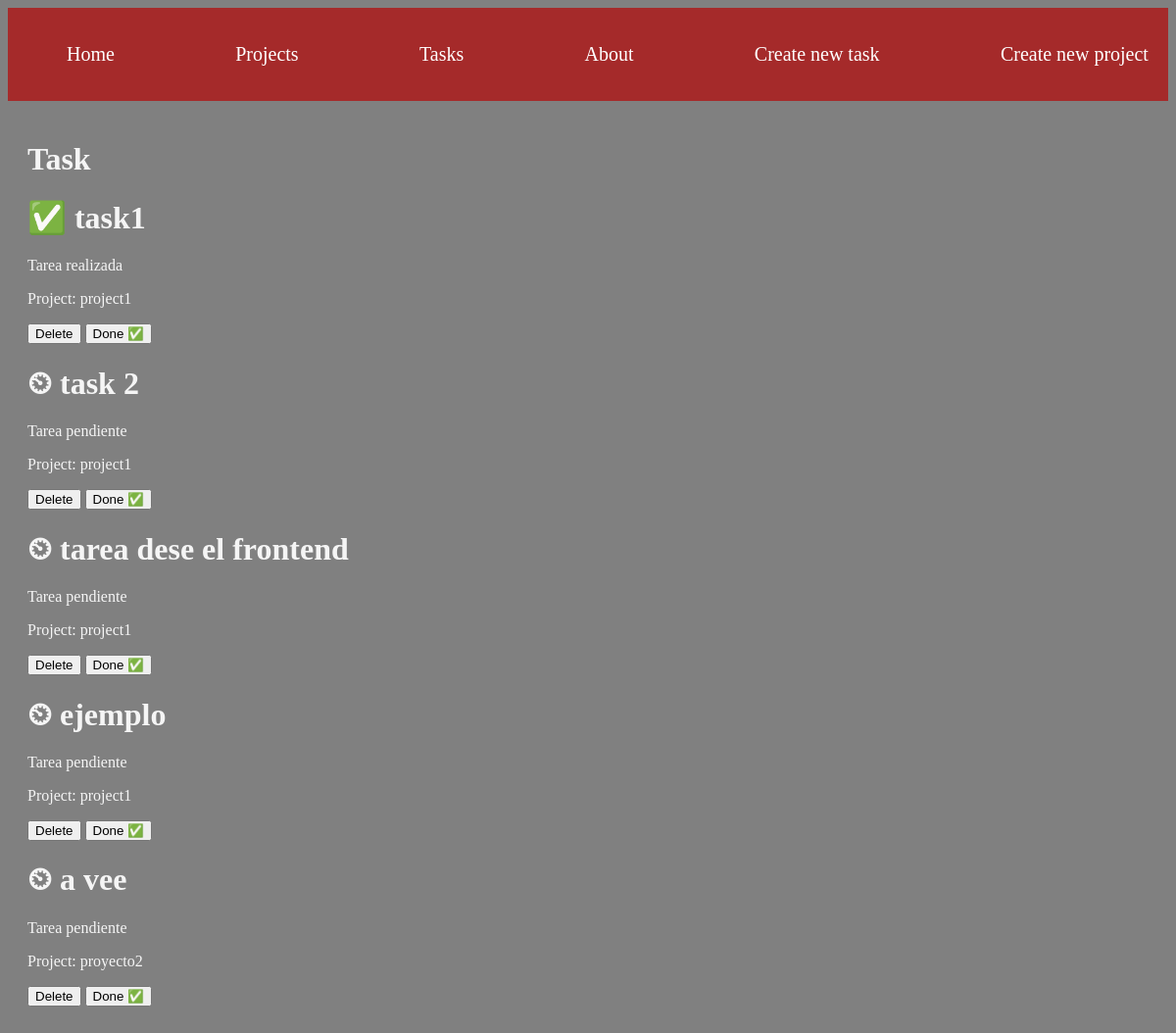
Page /task/ on the committed database.
### primeraApp/models.py (models this page shows, shortened)
class Task(models.Model):
    title = models.CharField(max_length=100)
    description = models.TextField(max_length=100)
    project = models.ForeignKey(Project, on_delete=models.CASCADE)
    done = models.BooleanField(default = False)

class Project(models.Model):
    name = models.CharField(max_length=100)

### primeraApp/views.py (the view)
# urls.py: path('task/', views.tasks, name="task"),
def tasks(request):
    listTask = Task.objects.all()
    return render(request, "task.html", {
        "listTask": listTask
    })

### primeraApp/templates/task.html (shortened to what this page needs)
<!DOCTYPE html>
<html lang="en">
<head>
</head>
<body>
    {% extends "layouts/base.html" %}
    {% block content %}
    <h1>Task</h1>
    {% for task in listTask %}
        <div>
            <h1>{% if task.done == False %} ⏲ {% else %} ✅ {% endif %} {{ task.title }}</h1>
            {% if task.done == False %}
                <p>Tarea pendiente</p>
            {% else %}
                <p>Tarea realizada</p>
            {% endif %}
            <p>Project: {{ task.project.name }}</p>
            <button>Delete</button>
            <button>Done ✅</button>
        </div>
    {% endfor %}
    {% endblock %}

### primeraApp/templates/layouts/base.html (shortened to what this page needs)
{% load static %}
<!DOCTYPE html>
<html lang="en">
<head>
    <link rel="stylesheet" href="{% static 'styles/main.css' %}">
</head>
<body>
    <nav class="navbar container">
        <ul>
            <li>
                <a href="{% url 'index' %}">Home</a>
            </li>
            <li>
                <a href="{% url 'projects' %}">Projects</a>
            </li>
            <li>
                <a href="{% url 'task' %}">Tasks</a>
            </li>
            <li>
                <a href="{% url 'about' %}">About</a>
            </li>
            <li>
                <a href="{% url 'create_task' %}">Create new task</a>
            </li>
            <li>
                <a href="{% url 'create_project' %}">Create new project</a>
            </li>
        </ul>
    </nav>
    <main class="container">
        {% block content %}
        {% endblock %}
    </main>
</body>
</html>

### primeraApp/static/styles/main.css (style rules this page uses)
body { background-color: gray; color: whitesmoke; }
.navbar { background: brown !important; }
.navbar ul { display: flex; flex-wrap: wrap; justify-content: space-between }
.navbar ul li { list-style: none; }
.navbar ul li a { color: white; text-decoration: none; font-size: 20px; }
.container { max-width: 1200px; margin: auto; padding: 20px; }

### rows in the picture
Task: title "task1", done "Tarea realizada", project.name "project1"
Task: title "task 2", done "Tarea pendiente", project.name "project1"
Task: title "tarea dese el frontend", done "Tarea pendiente", project.name "project1"
Task: title "ejemplo", done "Tarea pendiente", project.name "project1"
Task: title "a vee", done "Tarea pendiente", project.name "proyecto2"
